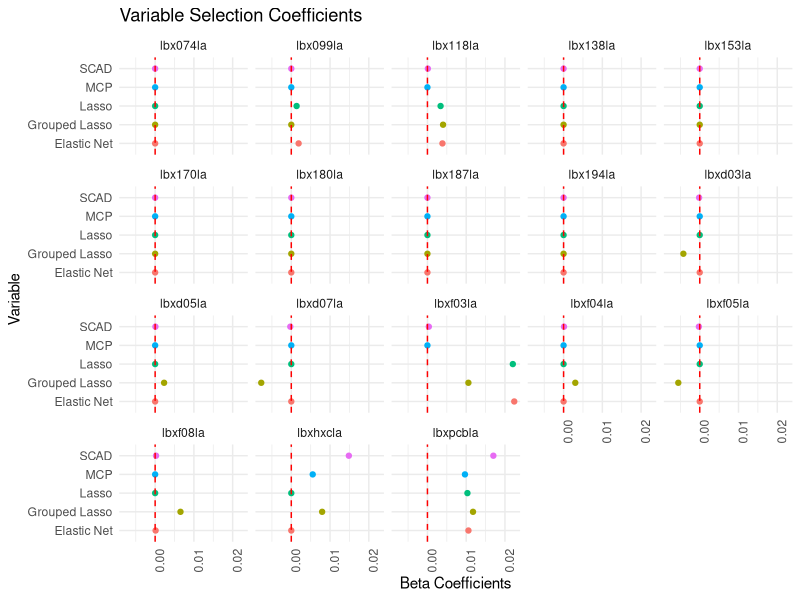
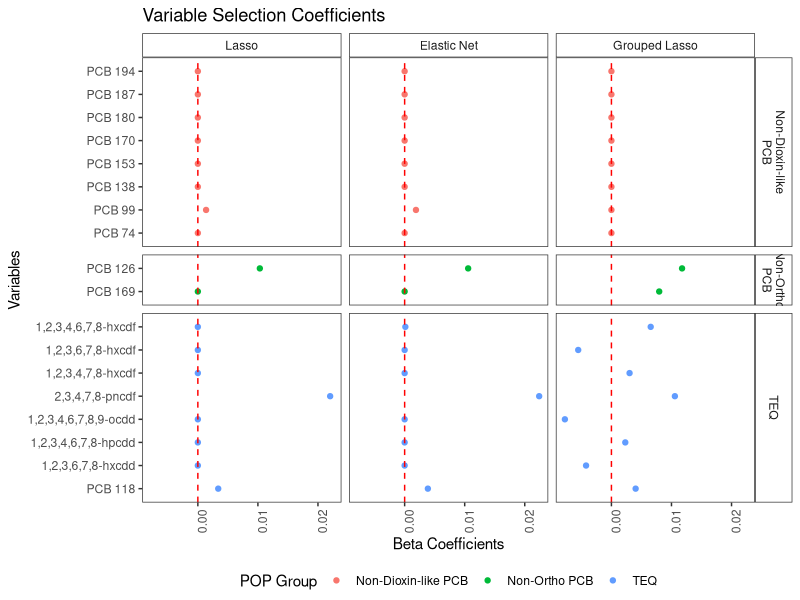

Source code (R) for these figures, in order:
## ---- chunk 1
#install.packages("tidyverse")
library(tidyverse)
## ---- chunk 2
#Need two periods to knit: "../"
#Need one period to run in console: "./"
#Or change file path to match your computer
grouped <- read_csv("../Variable Selection/grouped_betas.csv")
ind <- read_csv("../Variable Selection/ind_betas.csv")

plot_all <- rbind(grouped, ind) %>% filter(grepl("la$", variable)) 
## ---- chunk 3
plot_all %>%
  ggplot(aes(x = method, y = round(beta, 5))) + geom_point(aes(color = method)) +
  theme_minimal() + geom_hline(yintercept = 0, color = "red", linetype = "dashed") +
  theme(axis.text.x = element_text(angle = 90, hjust = 1), legend.position = "none") +
  facet_wrap( ~ variable) + coord_flip() + 
  labs(title = "Variable Selection Coefficients", 
       y = "Beta Coefficients",
       x = "Variable", 
       color = "Method")
## ---- chunk 4
plot_all <- plot_all %>%
  filter(method %in% c("Lasso", "Grouped Lasso", "Elastic Net")) %>%   
  mutate(group3 = case_when(variable == "lbx118la" ~ "TEQ",
                           grepl("lbxf|d", variable) == TRUE ~ "TEQ",
                           grepl("lbx1|0", variable) == TRUE ~ "Non-Dioxin-like PCB",
                           grepl("lbxh|p", variable) == TRUE ~ "Non-Ortho PCB")) %>% 
  mutate(variable = as.factor(variable),
         group3 = as.factor(group3),
         method = as.factor(method)) %>% 
  mutate(method = fct_relevel(method, c("Lasso", "Elastic Net", "Grouped Lasso"))) %>% 
  mutate(variable = fct_recode(variable, "PCB 74" = "lbx074la",
                                "PCB 99" = "lbx099la",
                                "PCB 118" = "lbx118la",
                                "PCB 138" = "lbx138la",
                                "PCB 153" = "lbx153la",
                                "PCB 170" = "lbx170la",
                                "PCB 180" = "lbx180la",
                                "PCB 187" = "lbx187la",
                                "PCB 194" = "lbx194la",
                                "1,2,3,6,7,8-hxcdd" = "lbxd03la",
                                "1,2,3,4,6,7,8-hpcdd" = "lbxd05la",
                               "1,2,3,4,6,7,8,9-ocdd" =  "lbxd07la",
                               "2,3,4,7,8-pncdf" =  "lbxf03la",
                               "1,2,3,4,7,8-hxcdf" =  "lbxf04la",
                               "1,2,3,6,7,8-hxcdf" =  "lbxf05la",
                               "1,2,3,4,6,7,8-hxcdf" =  "lbxf08la",
                               "PCB 169" =  "lbxhxcla",
                                "PCB 126" = "lbxpcbla"))
  
table(plot_all$variable, plot_all$group3)                       
     
plot_all %>% 
  ggplot(aes(x = variable, y = beta)) + geom_point(aes(color = group3)) +
  geom_hline(yintercept = 0, color = "red", linetype = "dashed") + theme_test() +
  facet_grid(group3 ~ method, scales="free_y", space = "free_y",
             labeller = labeller(group3 = label_wrap_gen(5))) + coord_flip() +
  theme(axis.text.x = element_text(angle = 90, hjust = 1), legend.position = "bottom",
        strip.background = element_rect(fill = "white")) +
  labs(title = "Variable Selection Coefficients", 
       y = "Beta Coefficients",
       x = "Variables", 
       color = "POP Group")
